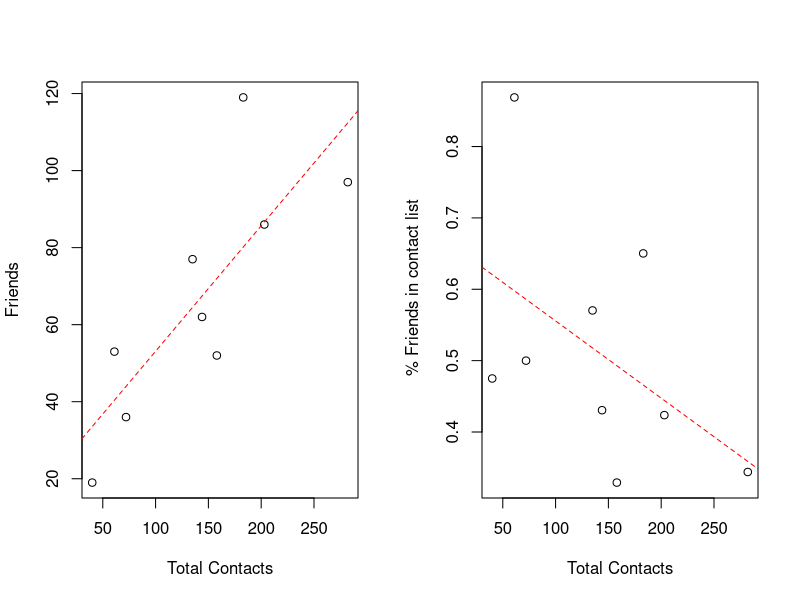
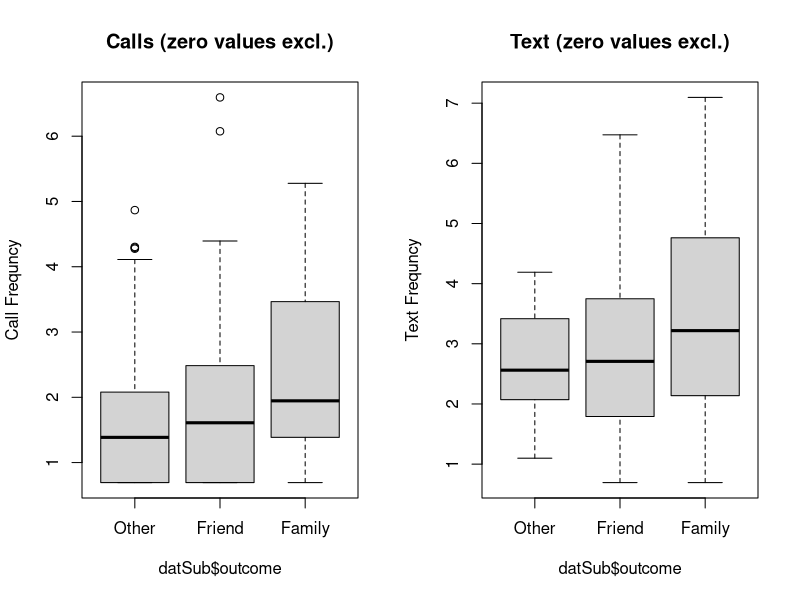
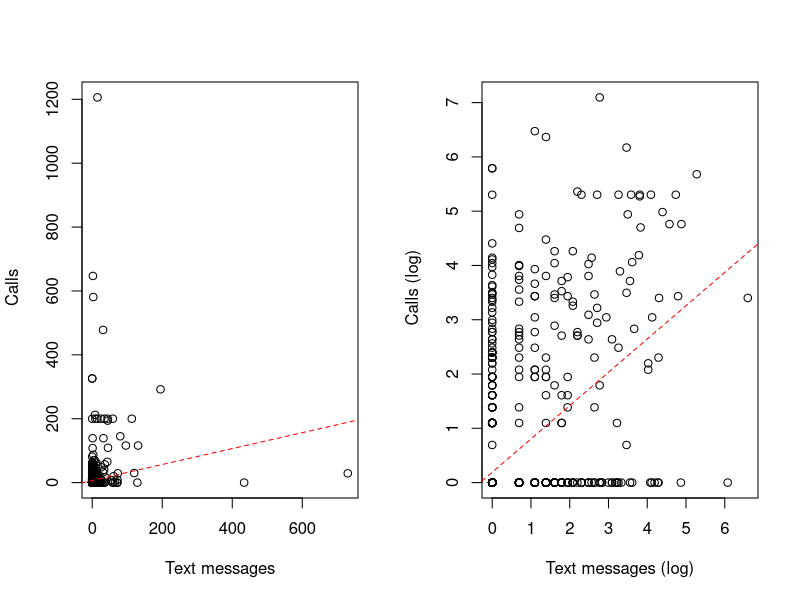
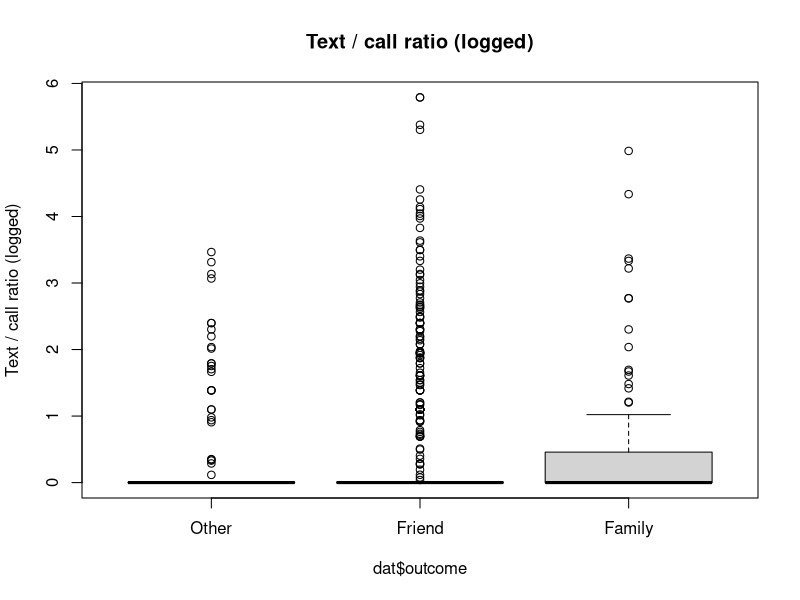
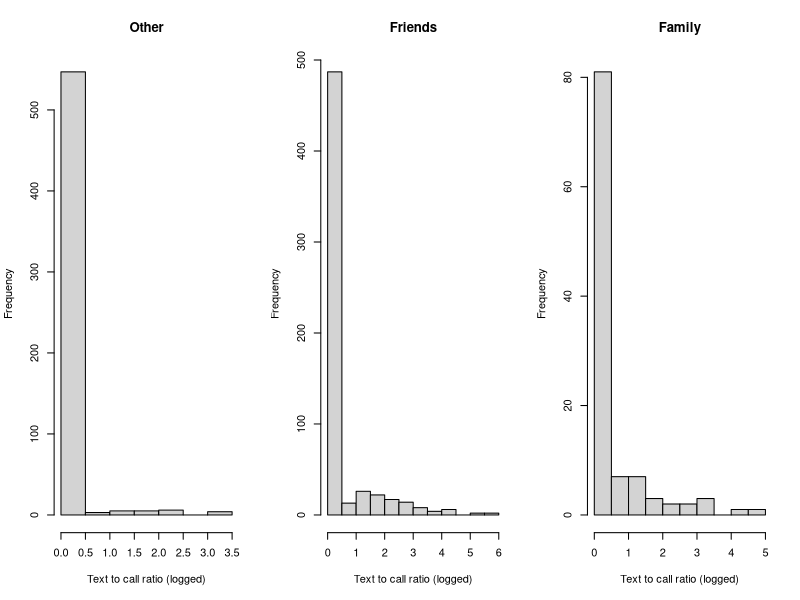
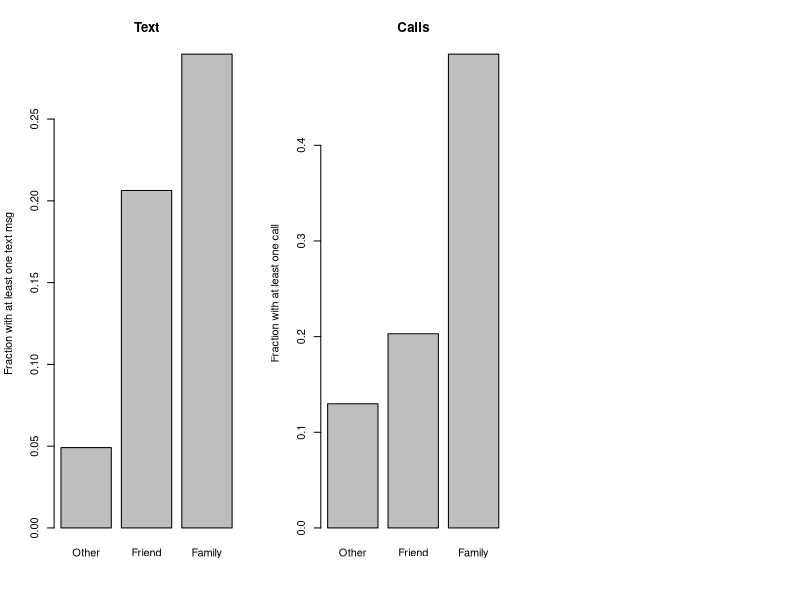
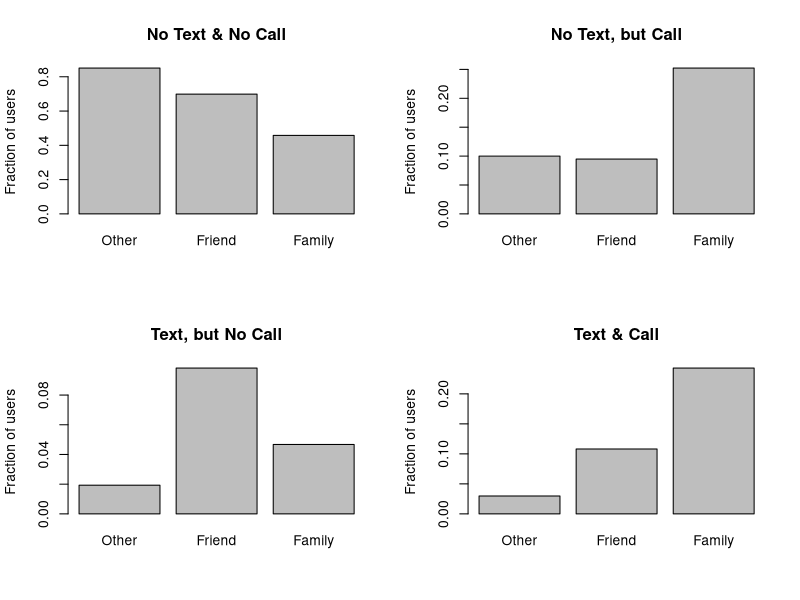
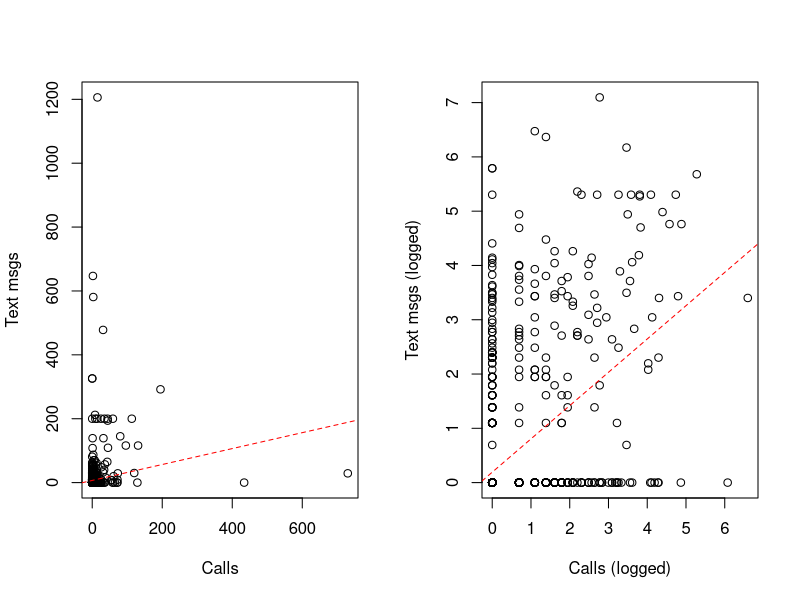

Source code (R) for these figures, in order:

# Runs a logistic regression to estimate the fit of different features for contact closeness
# vote outcome model 
# Updated: Helena Buhr (June 10, 2013)

#---------
# Set up
#---------
# Remove old data
delete_old <- function()
  rm(list=ls(pos=.GlobalEnv), pos=.GlobalEnv)
delete_old()
ls()
# Set working directory
directory_path <- '/Users/shill/documents/R scripts/Mobile Viral Growth'
setwd(directory_path) # set working directory
getwd() # verify working directory

# Open click datafiles and zip code data (sepate files for zip code data)
dat <- read.table("contact_data.csv", header = TRUE, sep = ",") #  read data
#dat <- subset(dat, dat$gender == "F")
summary(dat)

#areaCode
#vote Other (=0), Friend (=1), Family (=2)
#lastCallDateTime
#timeCalled
#textMsgs
#callFreq
#starred
#hasPhoto
#isFirstName
#callRecency
#areaCodeDist
#
#dat<-subset(dat, dat$gender=="F")

# Select which version to test
#dat$vote <- ifelse(dat$vote == "2" | dat$vote == "1", 1,0) #combine friend and family
#dat$vote <- ifelse(dat$vote == "2", 1,0) #just family
dat$friend <- ifelse(dat$vote == "1", 1,0) #just friend
dat$friend <- ordered(dat$friend,
                      levels = c(0,1),
                      labels = c("Not Friend", "Friend"))
dat$family <- ifelse(dat$vote == "2", 1,0) 

dat$outcome <- ordered(dat$vote,
                       levels = c(0,1, 2),
                       labels = c("Other", "Friend", "Family"))

# Descriptives by user
descriptives <- table(dat$testSubject, dat$friend)
descriptives <- cbind(descriptives, descriptives[,2] / (descriptives[,2] + descriptives[,1]),  (descriptives[,2] + descriptives[,1]))
par(mfrow=c(1,2))
plot( descriptives[,4],  descriptives[,2] , xlab = "Total Contacts", ylab = "Friends") 
abline(lm(descriptives[,2] ~ descriptives[,4]) , col = 'red', lty = 2)
plot(descriptives[,4] ,  descriptives[,3] , xlab = "Total Contacts", ylab = " % Friends in contact list") # share friends
abline(lm(descriptives[,3] ~ descriptives[,4]), col = 'red', lty = 2)

# Descriptives for friends / non friends   

# Text vs calls : Exclude zero values
callFreqfriends <- table(dat$callFreq, dat$friend)
par(mfrow=c(1,2))
datSub <- subset(dat, dat$callFreq > 0 ) # Exclude zero values
boxplot(log(datSub$callFreq + 1)  ~ datSub$outcome, ylab="Call Frequncy", main = "Calls (zero values excl.)")

datSub <- subset(dat, dat$textMsgs > 0 ) # Exclude zero values
boxplot(log(datSub$textMsgs + 1)  ~ datSub$outcome, ylab="Text Frequncy", main = "Text (zero values excl.)")
# Text vs calls     
par(mfrow=c(1,2))
plot(dat$callFreq , dat$textMsgs , xlab = "Text messages", ylab = " Calls") # share friends
abline(lm(dat$textMsgs ~ dat$callFreq), col = 'red', lty = 2)
plot(log(dat$callFreq +1) , log(dat$textMsgs + 1) , xlab = "Text messages (log)", ylab = " Calls (log)") # share friends
abline(lm(log(dat$textMsgs + 1)  ~ log(dat$callFreq + 1) ), col = 'red', lty = 2)
# Text to call ratio
par(mfrow=c(1,1))
dat$text2cal <-  dat$textMsgs /  (dat$callFreq + 1)
boxplot( log(dat$text2cal + 1)  ~dat$outcome, ylab="Text / call ratio (logged)", main = "Text / call ratio (logged)")
par(mfrow=c(1,3))
hist(log(subset(dat, dat$vote == 0)$text2cal + 1), main = "Other", xlab = "Text to call ratio (logged)")
hist(log(subset(dat, dat$vote == 1)$text2cal + 1), main = "Friends",  xlab = "Text to call ratio (logged)")
hist(log(subset(dat, dat$vote == 2)$text2cal + 1), main = "Family",  xlab = "Text to call ratio (logged)")
# People without any contacts
dat$textMsgsBinary <- ifelse(dat$textMsgs > 0, 1, 0)  
textBinary <- table(dat$outcome, dat$textMsgsBinary) 
textBinary <- cbind(textBinary, (textBinary[,2] / (textBinary[,1] + textBinary[,2] )  ))
barplot(textBinary[,3], main = "Text", ylab = "Fraction with at least one text msg")

dat$callFreqBinary <- ifelse(dat$callFreq > 0, 1, 0)  
callBinary <- table(dat$outcome, dat$callFreqBinary) 
callBinary <- cbind(callBinary, (callBinary[,2] / (callBinary[,1] + callBinary[,2] )  ))
barplot(callBinary[,3], main = "Calls", ylab = "Fraction with at least one call")

# What does it mean if you text and not call and vice versa
par(mfrow=c(2,2))
# no text and no call
dat$noTextnoCall <- ifelse(dat$textMsgsBinary == 0 & dat$callFreqBinary == 0, 1, 0)  
temp <- table(dat$outcome, dat$noTextnoCall) 
temp <- cbind(temp, (temp[,2] / (temp[,1] + temp[,2] )  ))
barplot(temp[,3], main = "No Text & No Call", ylab = "Fraction of users")
rm(temp)

# Call and no text
dat$noTextCall <- ifelse(dat$textMsgsBinary == 0 & dat$callFreqBinary == 1, 1, 0)  
temp <- table(dat$outcome, dat$noTextCall) 
temp <- cbind(temp, (temp[,2] / (temp[,1] + temp[,2] )  ))
barplot(temp[,3], main = "No Text, but Call", ylab = "Fraction of users")
rm(temp)

# Text and no call
dat$TextNoCall <- ifelse(dat$textMsgsBinary == 1 & dat$callFreqBinary == 0, 1, 0)  
temp <- table(dat$outcome, dat$TextNoCall) 
temp <- cbind(temp, (temp[,2] / (temp[,1] + temp[,2] )  ))
barplot(temp[,3], main = "Text, but No Call", ylab = "Fraction of users")
rm(temp)

# Text and call 
dat$TextCall <- ifelse(dat$textMsgsBinary == 1 & dat$callFreqBinary == 1, 1, 0)  
temp <- table(dat$outcome, dat$TextCall) 
temp <- cbind(temp, (temp[,2] / (temp[,1] + temp[,2] )  ))
barplot(temp[,3], main = "Text & Call", ylab = "Fraction of users")
rm(temp)

# Correlations between text and calls
par(mfrow=c(1,2))
plot(dat$callFreq, dat$textMsgs, xlab = "Calls", ylab = "Text msgs")
abline(lm(dat$textMsgs ~ dat$callFreq), col = 'red', lty = 2)
plot(log(dat$callFreq + 1), log(dat$textMsgs + 1), xlab = "Calls (logged)", ylab = "Text msgs (logged)")
abline(lm(log(dat$textMsgs + 1) ~ log(dat$callFreq + 1)), col = 'red', lty = 2)  

dat$starred <- ifelse(dat$starred == 1, 1,0) #fill in missing false values
dat$hasPhoto <- ifelse(dat$hasPhoto == 1, 1,0) #fill in missing false values

# Descriptive statistics
summary(dat)
#-------------------
# Subset the data set
# Exclude family since they will be excluded with other rules
#--------------

dat <- subset(dat, dat$family == 0)


#--------------
# Baseline model 
#---------

M0 <- with(dat, glm(vote ~ 1
                    , family=binomial("logit")))
summary(M0)
M0_likelihood <- with(M0, 
                      y * log(fitted.values) + (1 - y) * log(1 - fitted.values) ) 
mean(M0_likelihood)

#--------------
# Add features 
#----------------

# callFreq   + callFreqBinary
# log(textMsgs + 1) + textMsgsBinary 

M1 <- with(dat, glm(vote ~ textMsgs  + textMsgsBinary  +hasPhoto + starred 
                    , family=binomial("logit")))
summary(M1)

M1_likelihood <- with(M1, 
                      y * log(fitted.values) + (1 - y) * log(1 - fitted.values) ) 
mean(M1_likelihood)
dat$fitted <- ifelse(M1$fitted < 0.5, 0, 1)
table(dat$fitted, dat$friend)

#--------------
# No text data
#----------------

# callFreq   + callFreqBinary
# log(textMsgs + 1) + textMsgsBinary 

M1 <- with(dat, glm(vote ~  hasPhoto + starred 
                    , family=binomial("logit")))
summary(M1)

M1_likelihood <- with(M1, 
                      y * log(fitted.values) + (1 - y) * log(1 - fitted.values) ) 
mean(M1_likelihood)
dat$fitted <- ifelse(M1$fitted < 0.5, 0, 1)
table(dat$fitted, dat$friend)








